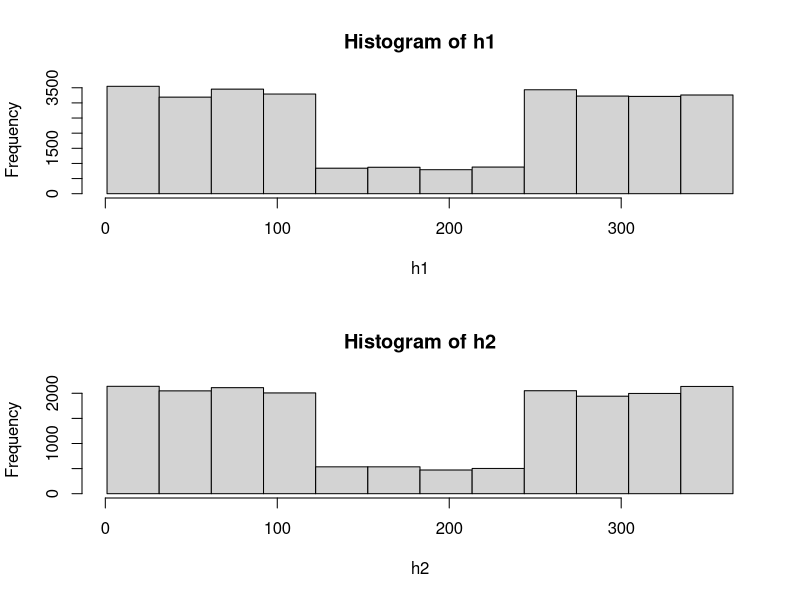

This figure's R source: (Note: this script raises an error after producing the figure.)
## Risk och reserv Projekt 1

library(MASS)

claims <- read.table("Projekt1_Grupp8.txt", header = TRUE, sep = ";")
summary(claims)
head(claims, n=10)

## ARRIVALS

# Aggregate to days in 1 Y
claims$ClaimDay365 <- claims$ClaimDay %% 365
claims$ClaimDay365[claims$ClaimDay365==0] <- 365

# Histogram 1Y dividided by 12 months
par(mfrow=c(2,1))
h1 <- claims$ClaimDay365[claims$ClaimType==1]
b1 <- seq(min(h1), max(h1), length.out = 13)
hist(h1, breaks=b1)
h2 <- claims$ClaimDay365[claims$ClaimType==2]
b2 <- seq(min(h2), max(h2), length.out = 13)
hist(h2, breaks=b2)

# From hist, less arrivals June-August
claims$Summer <- 0
claims$Summer[b1[5]<claims$ClaimDay365&claims$ClaimDay365<=b1[9]] <- 1

arrivals.daily <- aggregate(list(Arrivals=claims$ClaimDay),list(ClaimDay=claims$ClaimDay, ClaimDay365=claims$ClaimDay365, ClaimType=claims$ClaimType,Summer=claims$Summer), length)
head(arrivals.daily, n=20)

# Branch 1
lambda1s<-fitdistr(arrivals.daily$n[arrivals.daily$ClaimType==1&arrivals.daily$Summer==1],"Poisson")$estimate
lambda1w<-fitdistr(arrivals.daily$n[arrivals.daily$ClaimType==1&arrivals.daily$Summer==0],"Poisson")$estimate
# Branch 2
lambda2s<-fitdistr(arrivals.daily$n[arrivals.daily$ClaimType==2&arrivals.daily$Summer==1],"Poisson")$estimate
lambda2w<-fitdistr(arrivals.daily$n[arrivals.daily$ClaimType==2&arrivals.daily$Summer==0],"Poisson")$estimate

par(mfrow=c(2,2))
plot(rpois(100,lambda1s))
plot(rpois(100,lambda1w))
plot(rpois(100,lambda2s))
plot(rpois(100,lambda2w))









days<-365
runs<-100
res_mat<-matrix(0,days,runs)
for(d in (1:days))
{
  z_vec<-rpois(runs,lambda1w)
  res_mat[d,]<-z_vec
}


# COST
cost.daily <- aggregate(list(Cost=claims$ClaimCost),list(ClaimDay=claims$ClaimDay, ClaimDay365=claims$ClaimDay365, ClaimType=claims$ClaimType,Summer=claims$Summer), sum)
head(cost.daily, n=20)

par(mfrow=c(2,1))
hist(cost.daily$Cost[cost.daily$ClaimType==1])
hist(cost.daily$Cost[cost.daily$ClaimType==2])

par(mfrow=c(2,1))
plot(cost.daily$ClaimDay[cost.daily$ClaimType==1],cost.daily$Cost[cost.daily$ClaimType==1])
plot(cost.daily$ClaimDay[cost.daily$ClaimType==2],cost.daily$Cost[cost.daily$ClaimType==2])



claimsCount1Y <- aggregate(list(n=claims$ClaimDay365),list(ClaimType=claims$ClaimType,ClaimDay365=claims$ClaimDay365), length)
check1 <- sum(claimsCount1Y$n[claimsCount1Y$ClaimType==1])

claimsCountY1 <- subset(claimsCount1Y, ClaimType == 1, select=c(ClaimDay365, n))
claimsCountY2 <- subset(claimsCount1Y, ClaimType == 2, select=c(ClaimDay365, n))

par(mfrow=c(2,2))
plot(claimsCountY1)
plot(claimsCountY2)
plot(rpois(365,lambda1s))
plot(rpois(365,lambda2))


## COST
par(mfrow=c(2,1))
plot(claims$ClaimCost[claims$ClaimType==1])
plot(claims$ClaimCost[claims$ClaimType==2])

hist(claims$ClaimCost[claims$ClaimType==1],1000)
hist(claims$ClaimCost[claims$ClaimType==2],1000)

claims2<-claims$ClaimCost[claims$ClaimType==2]

cost2<-subset(claims, ClaimType == 2, select=c(ClaimCost))
claims[claims$ClaimType==2][order(claims$ClaimCost)]

plot(c(1:length(cost2$ClaimCost)),sort(cost2$ClaimCost))

claimsMeanCost10Y <- aggregate(list(MeanCost=claims$ClaimCost),list(ClaimType=claims$ClaimType,ClaimDay=claims$ClaimDay), mean)
claimsMeanCost1Y <- aggregate(list(MeanCost=claims$ClaimCost),list(ClaimType=claims$ClaimType,ClaimDay365=claims$ClaimDay365), mean)


# claimsCost1 <- subset(claimsMeanCost10Y, ClaimType == 1, select=c(ClaimDay, MeanCost))
# claimsCost2 <- subset(claimsMeanCost10Y, ClaimType == 2, select=c(ClaimDay, MeanCost))
# 
# par(mfrow=c(2,1))
# plot(claimsCost1)
# plot(claimsCost2)

claimsCostY1 <- subset(claimsMeanCost1Y, ClaimType == 1, select=c(ClaimDay365, MeanCost))
claimsCostY2 <- subset(claimsMeanCost1Y, ClaimType == 2, select=c(ClaimDay365, MeanCost))

par(mfrow=c(2,1))
plot(claimsCostY1)
plot(claimsCostY2)


x<-rpois(100, lambda=10)
x
